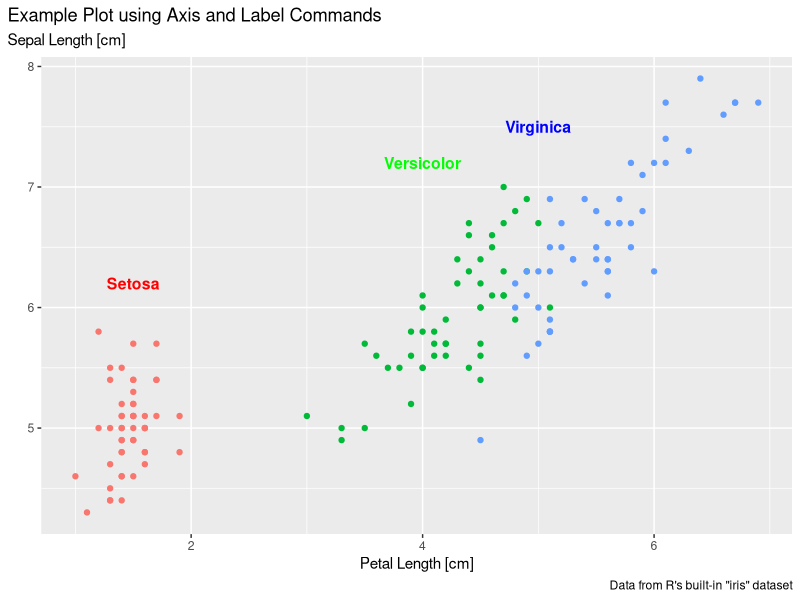

The R script that drew this image:

# Example plot to represent proficiency in learning goal PV-2
#
#
# [PV-2] ggplot: theme
# I can edit the titles, subtitles, captions, axis labels, etc. to create a clearly labelled plot
# I can choose colors ("scales") and themes to make a visually pleasing plot
#

library(ggplot2)

iris |> 
  ggplot(mapping = aes(x = Petal.Length, y = Sepal.Length)) + 
    geom_point(aes(color = Species)) + 
    annotate("text", label = "Setosa", x = 1.5, y = 6.2, size = 4 , fontface = "bold",
             color = "red") +
    annotate("text", label = "Versicolor", x = 4, y = 7.2, size = 4, fontface = "bold",
             color = "green") + 
    annotate("text", label = "Virginica", x = 5, y = 7.5, size = 4, fontface = "bold",
             color = "blue") + 
    labs(y = "", 
       x = "Petal Length [cm]",
       title = "Example Plot using Axis and Label Commands",
       subtitle = "Sepal Length [cm]",
       species = "Species",
       caption = "Data from R's built-in \"iris\" dataset") + 
    theme(plot.title.position = "plot",
          plot.caption.position = "plot",
          legend.position = "none")



